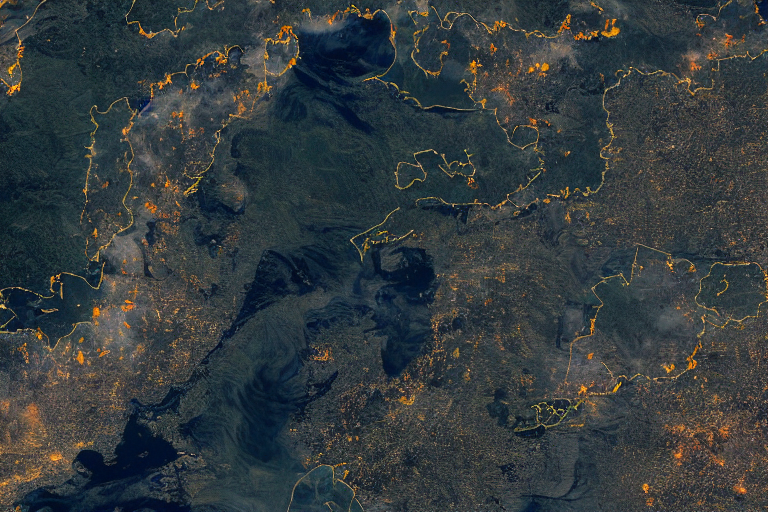
#> input picture data/colorEnhanced/train/Fire/m_3912105_sw_10_h_20160713_early_morning_with_a_wild_fire,_no_clouds_18.png, 768 x 512 px, found by its file name; its folder holds only this picture in this run
$ jupyter execute --allow-errors 02_Prepare_Synthetic_Data.ipynb   (shell and % lines are left out)
#> lines starting #> are read from the running program, lines starting #| are printed output that depends on the picture
[cell 1]
from google.colab import drive
drive.mount('/content/drive')

[cell 2]
%cd /content/drive/MyDrive/24-1/AI전공/PJ_FireForest/2.코드/origin/

# Prepare Data

For real data, as obtained from Google Earth Engine, Earth Explorer, or ArcGIS, you should sample in some random pattern.

For our lab, since I cannot provide you directly with real images, I provide synthetic data to reduce download time, and setup complexity. I synthesize the images (using Stable Diffusion, the geographic location information, the faux MODIS burn area polygon, as well as the labels (to ensure these faux images have some sort of fire/no fire predictability.

Here I desire to keep my classes balanced, meaning I want the same number of points for both fire and NoFire classes.

<figure>

<figcaption align = "center"> Image by pvproductions on Freepik: ”https://www.freepik.com/free-photo/fire-forest-flames-generative-ai_39872388.htm#query=forest%20fire&position=1&from_view=search&track=ais"</figcaption>
</figure>

## Manipulate RGB space of synthetic images to encourage fire prediction

Take synthetically generated images and seed them to skew the class data slightly to ensure the model can converge. Adjust R and G channels up or down by a few percent to "salt" the data.

[cell 3]
from PIL import Image
import os
import glob
import pandas as pd

try:
    os.makedirs('data/colorEnhanced/train/NoFire')
    os.makedirs('data/colorEnhanced/val/NoFire')
    os.makedirs('data/colorEnhanced/train/Fire')
    os.makedirs('data/colorEnhanced/val/Fire')
except:
    print("folder already exist")

perc = .05
print("percent to change Fire", perc)

def shiftIm(fldrIn, fn, fldrOut, perc=-.04, type='png'):
#> called with fldrIn = 'data/synthetic/train/Fire/', fldrOut = 'data/colorEnhanced/train/Fire/', perc = 0.05, type = 'png'
    path = fldrIn + fn
    im = Image.open(path).convert('RGB')
#> im is the input picture: PIL image 768x512 RGB; mean R, G, B 52, 59.4, 62.2

    # Split into 3 channels
    r, g, b = im.split()
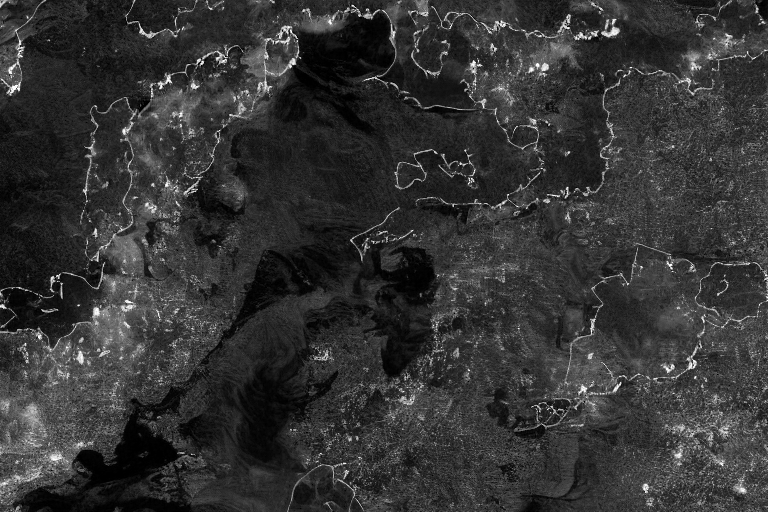
#> r: PIL image 768x512 L; min 0, max 255, mean 52
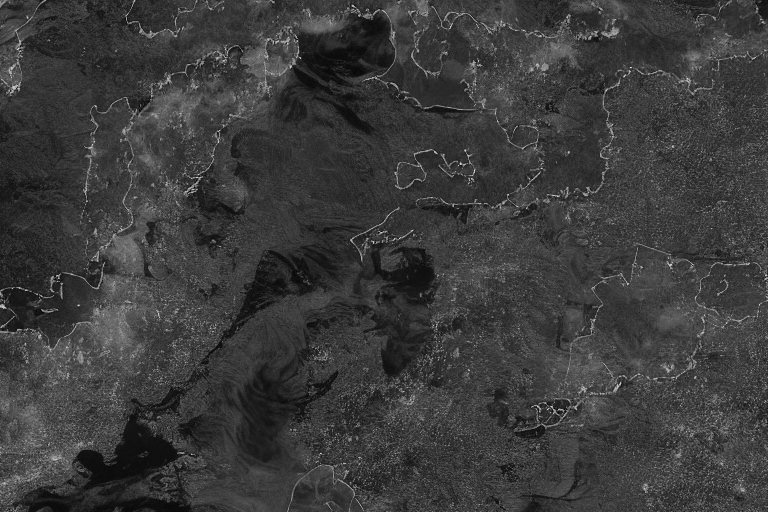
#> g: PIL image 768x512 L; min 0, max 230, mean 59.4
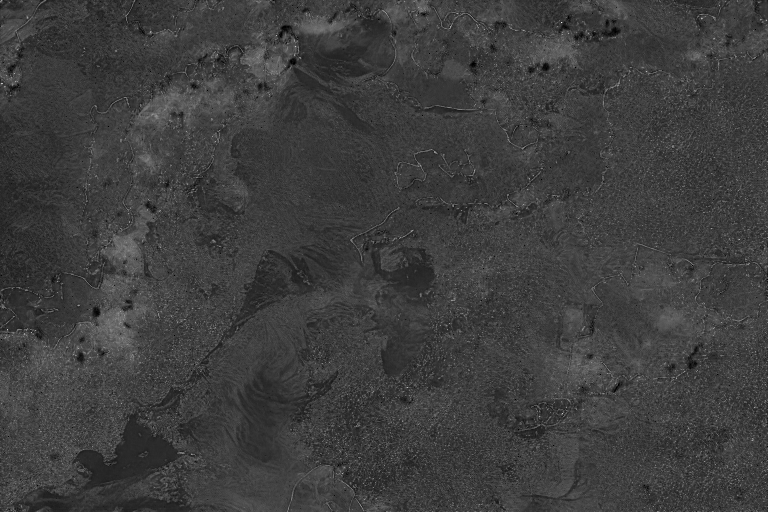
#> b: PIL image 768x512 L; min 0, max 241, mean 62.2
    # Increase Reds
    r = r.point(lambda i: i * (1+perc))

    # Decrease Greens
    g = g.point(lambda i: i * (1-perc))

    # Recombine back to RGB image
    result = Image.merge('RGB', (r, g, b))

    result.save(f'{fldrOut}/{fn}')
    im.close()
# cropIm(fldrIn, fn, fldrOut)

import glob
FireList = []
NoFireList = []

fldrIn = "data/synthetic/train/Fire/"
fldrOut = "data/colorEnhanced/train/Fire/"
for fire, fn in enumerate(glob.glob(fldrIn+"*.png")):
    fn_trunc = fn.split('/')[-1]
    FireList.append(fn_trunc)
    shiftIm(fldrIn, fn_trunc, fldrOut, perc, 'png')
print("completed train set")
fldrIn = "data/synthetic/val/Fire/"
fldrOut = "data/colorEnhanced/val/Fire/"
for fire, fn in enumerate(glob.glob(fldrIn+"*.png")):
    fn_trunc = fn.split('/')[-1]
    FireList.append(fn_trunc)
    shiftIm(fldrIn, fn_trunc, fldrOut, perc, 'png')
print("completed val set")

perc = -1 * perc
print("percent to change NoFire", perc)

fldrIn = "data/synthetic/train/NoFire/"
fldrOut = "data/colorEnhanced/train/NoFire"
for fire, fn in enumerate(glob.glob(fldrIn+"*.png")):
    fn_trunc = fn.split('/')[-1]
    FireList.append(fn_trunc)
    shiftIm(fldrIn, fn_trunc, fldrOut, perc, 'png')
print("completed train set")
fldrIn = "data/synthetic/val/NoFire/"
fldrOut = "data/colorEnhanced/val/NoFire/"
for fire, fn in enumerate(glob.glob(fldrIn+"*.png")):
    fn_trunc = fn.split('/')[-1]
    FireList.append(fn_trunc)
    shiftIm(fldrIn, fn_trunc, fldrOut, perc, 'png')
print("completed val set")
print(f"File created: { len(glob.glob('data/synthetic/*/*/*.png')) }")
print("done")

[cell 4]
import matplotlib.pyplot as plt
from matplotlib.patches import Polygon
from shapely.geometry import Point
from shapely.geometry import Polygon as GPoly
import pandas as pd
import numpy as np


usgs = pd.read_csv('data/USGS_NAIP_Sampled_Mapping.csv')
#> (reads my/data/USGS_NAIP_Sampled_Mapping.csv from the repository)
usgs['Longitude'] = usgs['Centroid'].apply(lambda x: float(x.split('(')[-1].replace(')','').replace(' ','').split(',')[0]))
usgs['Lattitude'] = usgs['Centroid'].apply(lambda x: float(x.split('(')[-1].replace(')','').replace(' ','').split(',')[1]))

## Read the Images folder: Extract file names

- first 100 images are train
- next 25 images are val

[cell 5]
import glob
SyntheticTrainFirefn = []
SyntheticTrainNoFirefn = []
SyntheticValFirefn = []
SyntheticValNoFirefn = []

path = 'data/colorEnhanced/train/Fire/*.png'
for fn in glob.glob(path):
    SyntheticTrainFirefn.append(fn.split('/')[-1])

path = 'data/colorEnhanced/val/Fire/*.png'
for fn in glob.glob(path):
    SyntheticValFirefn.append(fn.split('/')[-1])

path = 'data/colorEnhanced/train/NoFire/*.png'
for fn in glob.glob(path):
    SyntheticTrainNoFirefn.append(fn.split('/')[-1])

path = 'data/colorEnhanced/val/NoFire/*.png'
for fn in glob.glob(path):
    SyntheticValNoFirefn.append(fn.split('/')[-1])

## Plot the Synthetic MODIS points shape of a star

[cell 6]
import matplotlib.pyplot as plt
from matplotlib.patches import Polygon
from shapely.geometry import Polygon as GPoly
from shapely.geometry import Point
import random
import numpy as np

use = len(SyntheticTrainFirefn) + len(SyntheticValFirefn)  # subsample the number of images we have in  folders
print(use)

fig, ax = plt.subplots()

N_rnd = 2000

xrnd = 4*np.random.sample(N_rnd) - 124
yrnd = 2*np.random.sample(N_rnd) + 39
prnd = np.array(list(zip(xrnd, yrnd)))

# Create star shape for synthetic MODIS
import numpy as np
pi = np.pi
x = []
y = []
for k in range(0,5):
    r = 4/9
    x.append( r*np.cos(2*pi*k/5 - 2*pi/10) - 122 )
    y.append( r*np.sin(2*pi*k/5 - 2*pi/10) + 40 )
    r = 1
    x.append(  r*np.cos(2*pi*k/5) - 122)
    y.append(  r*np.sin(2*pi*k/5) + 40)

polyStar =  np.array(list(zip(x,y)))
polyStarP = Polygon(polyStar, closed=True,  fc=(1,0,0,0.3),  ec=(0,0,1,0.3))
polyStarG = GPoly(polyStar)
ax.add_patch(polyStarP)

# Color polyStar points red
test = []
for point in prnd:
    #test.append(point_out_polygon(point, polyStar))
    test.append(not polyStarG.contains(Point(point)))
test = np.array(test)
VertNoFire = np.array(list(zip(xrnd[test==True], yrnd[test==True])))

np.save('data/SyntheticVerticesTrainNoFire.npy', VertNoFire[:100])
np.save('data/SyntheticVerticesValNoFire.npy', VertNoFire[100:125])

# Color polyStar points red
test = []
for point in prnd:
    #test.append(point_in_polygon(point, polyStar))
    test.append(polyStarG.contains(Point(point)))
test = np.array(test)
VertFire = np.array(list(zip(xrnd[test==True], yrnd[test==True])))

np.save('data/SyntheticVerticesTrainFire.npy', VertFire[:100])
np.save('data/SyntheticVerticesValFire.npy', VertFire[100:125])

plt.scatter(VertFire[:use,0], VertFire[:use,1], s= 1, c='r')
plt.scatter(VertNoFire[:use,0], VertNoFire[:use,1], s= 1, c='lime')

# Set the aspect ratio and limits
plt.gca().set_aspect('equal')
plt.xlim(-124, -120)
plt.ylim(39.0, 41.0)
plt.grid()
# Set labels and title
plt.xlabel('Longitude')
plt.ylabel('Latitude')
plt.title('MODIS Regions Ideal Sampling')

# Show the plot
plt.show()
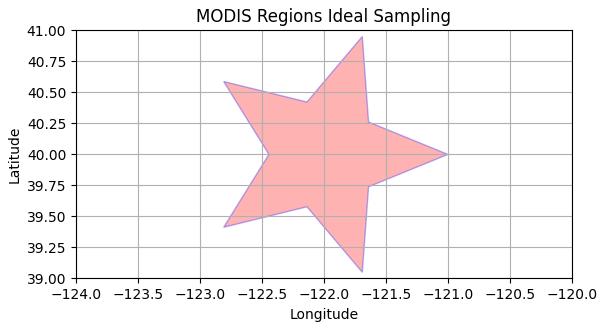
#> figure drawn by matplotlib, 1 panel

## Save synthetic data to CSV

Creates mapping between file name and point coordinates that have been color shifted.

[cell 7]
import pandas as pd
df1 = pd.DataFrame(VertNoFire[:125])
df1['Class'] = 'NoFire'
#> (the rest of this cell did not finish here and is left out)

[cell 8]
plt.scatter(VertFire[:125,0], VertFire[:125,1], c = 'r', s = 1)
plt.scatter(VertNoFire[:125,0], VertNoFire[:125,1], c = 'lime', s = 1)
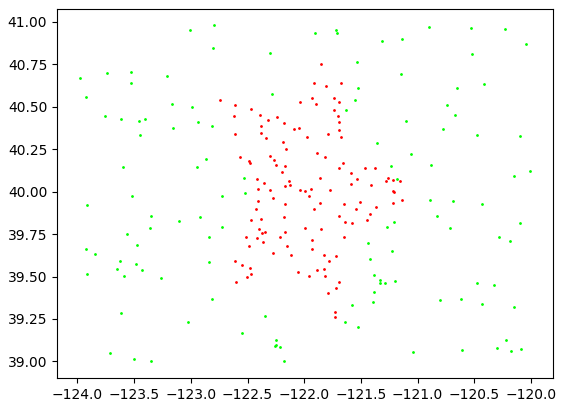
#> figure drawn by matplotlib, 1 panel
